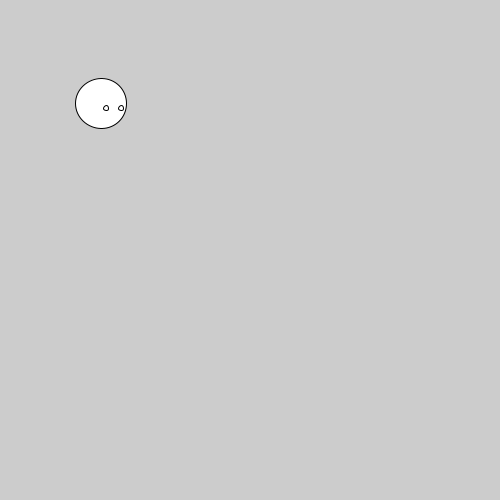
Frame 1 (no input)
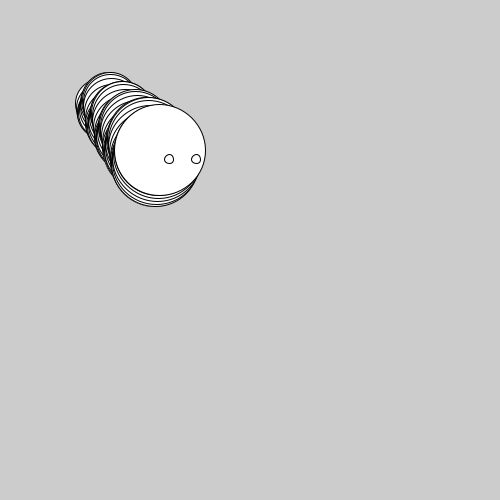
Frame 60 (the mouse pressed at the canvas centre just before this capture)
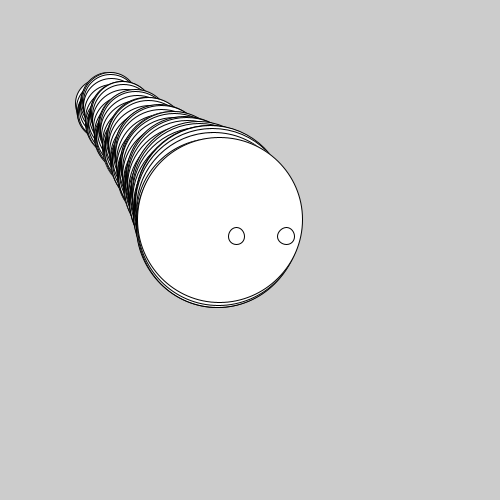
Frame 120 (the mouse held since frame 60 and released just before this capture)

The Processing sketch that drew these frames (run headless with seeded random() and noise(); from frame 60 on, the mouse is pressed at the canvas centre):

// Processing sketch: TheCreature_2_2019
// ── TheCreature_2_2019.pde
//Dette skulle være løsningen på "Creature Walk", men der er noget galt!
//
//Opgave 1: Læs programmet med en ven og find ud af hvordan koden fungerer
//Opgave 2: Boldens øjne bevæger sig og forstørres forkert. Det skal rettes
//Opgave 3: Bolden hopper ikke op og ned. Det skal fikses (hint: se ballwalk)
//Opgave 4: Skriv kode-kommentarer, der forklarer dine rettelser og upload til gitHub.
//Opgave 5: Aflever dokument med link på lectio (lectio registrerer ikke en kommentar som aflevering)

int   ballX             = 100 ,  ballY             = 100;
float   eyeLeftRelativeX  = 5   ,  eyeLeftRelativeY  = 5; //Her har vi ændret til float, fordi int ikke kan regne med decimaltal
float   eyeRightRelativeX = 20  ,  eyeRightRelativeY = 5; //Her har vi ændret til float, fordi int ikke kan regne med decimaltal
int   speedX            = 1   ,  speedY            = 1;
float ballSize          = 50;
float eyeSize           = 5;
float zoomFactor        = 1.01;
float ballwalk =  sin(ballY*0.5)*10; //Her har vi tilføjet definitionen "ballwalk"

//setup: kører kun en gang ved progam-start
// De to tegn: { } betyder kode scope. Variabler har altid et scope de lever indenfor!
void setup() {  
  size(500, 500);
}

//draw: kører default 30  gange per sekund
void draw() {                         
  //float ballwalk =  sin(ballX*0.5)*10;  //svingning på +10 til -10 pixels 
  ballX         =  ballX  +  speedX;    //flytter min bold 
  ballY         =  ballY  +  speedY;
  ballSize      =  (ballSize*zoomFactor); //gør min bold størrere
  eyeSize       =  (eyeSize*zoomFactor);
  eyeRightRelativeX *=zoomFactor;
  eyeRightRelativeY *=zoomFactor;
  eyeLeftRelativeX  *=zoomFactor;
  eyeLeftRelativeY  *=zoomFactor;
  ballwalk =  sin(ballY*0.5)*10; //Her sørger vi for at "ballwalk" bliver tilføjet 30 gange i sekundet til eyeRightRelativeY, eyeLeftRelativeY og ballY, i de næste linjer.
  
  clear();
  ellipse(ballX, ballY + ballwalk, ballSize, ballSize); //Vi har tilføjet "ballwalk" til ballY, så den hopper op og ned
  ellipse(eyeLeftRelativeX + ballX, eyeLeftRelativeY + ballY + ballwalk, eyeSize,eyeSize); //Vi har tilføjet "ballwalk" til eyeLeftRelativeY, så den hopper op og ned
  ellipse(eyeRightRelativeX + ballX, eyeRightRelativeY + ballY + ballwalk, eyeSize,eyeSize); //Vi har tilføjet "ballwalk" til eyeRightRelativeY, så den hopper op og ned
}
